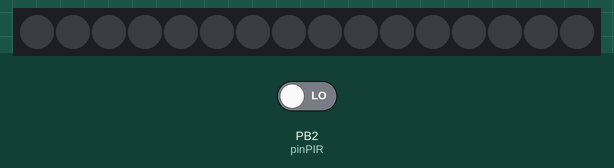
This sketch was run on a simulated ATtiny85, built with avr-gcc and run on an emulated ATtiny85. Parts: 16 RGB LEDs in strip order, left to right. The test bench sets the inputs (shaded band); at power-on: PB2 (pinPIR) LOW.

Above: at 7.8 s.
7.9 s: PB2 (pinPIR) driven HIGH
At 12.7 s:
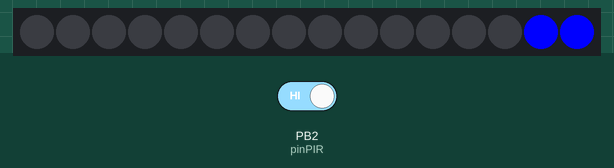
At 38.7 s:
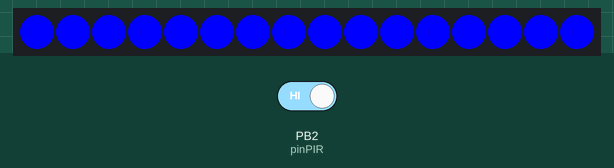
Timing chart, 0 to 40.2 s (numbered marks = the images above; inputs shaded):
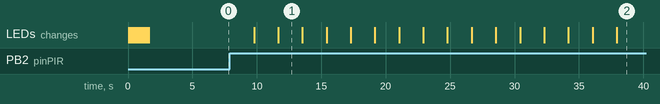

Measured:
- after the input at 7.9 s, the LEDs: first change after 1.9 s (image 1 shows a later state)

The sketch:

handwashTimer.ino
```cpp
#include <Adafruit_NeoPixel.h>
#ifdef __AVR__
  #include <avr/power.h>
#endif

#define pinPIR 2
#define pinLED 4

#define NUMPIXELS      16

Adafruit_NeoPixel pixels = Adafruit_NeoPixel(NUMPIXELS, pinLED, NEO_GRB + NEO_KHZ800);

void setup() {
  // This is for Trinket 5V 16MHz, you can remove these three lines if you are not using a Trinket
  #if defined (__AVR_ATtiny85__)
    if (F_CPU == 16000000) clock_prescale_set(clock_div_1);
  #endif
  // End of trinket special code

  pinMode( pinPIR,INPUT );

  pixels.begin(); // This initializes the NeoPixel library.
  pixels.setBrightness(127);
  // circle start
  for(byte i=0;i<NUMPIXELS;i++){ pixels.setPixelColor(i, pixels.Color(255,255,255)); pixels.show(); delay(50); }
  // circle stop
  for(byte i=0;i<NUMPIXELS;i++){ pixels.setPixelColor(i, pixels.Color(0,0,0)); pixels.show(); delay(50); }
  delay(5000);
}

void loop() {
  if ( digitalRead(pinPIR) == 1) {
    int timeToWait = ((60000/NUMPIXELS)/2);
    pixels.setBrightness(255);
    for(byte i=0;i<=NUMPIXELS;i++) { pixels.setPixelColor((NUMPIXELS-i), pixels.Color(0,   0,255)); pixels.show(); delay(timeToWait); }
    for(byte i=0;i<=NUMPIXELS;i++) { pixels.setPixelColor((NUMPIXELS-i), pixels.Color(161,66,245)); pixels.show(); delay(timeToWait); }
    for(byte i=0;i<=NUMPIXELS;i++) { pixels.setPixelColor((NUMPIXELS-i), pixels.Color(0,255,0)); pixels.show(); }
    delay(10000);
  } else {
    for(byte i=0;i<=NUMPIXELS;i++){ pixels.setPixelColor(i, pixels.Color(0,0,0)); pixels.show(); }
  }
}
```
